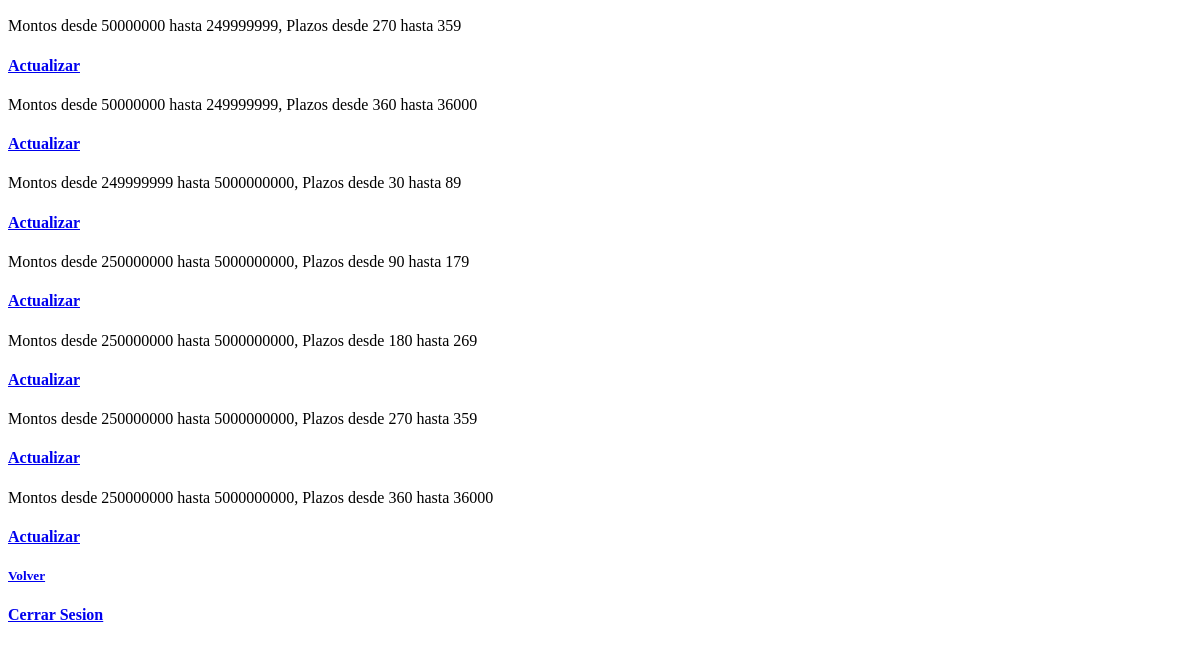
The app's page /cdats (signed in, lower part), older data.
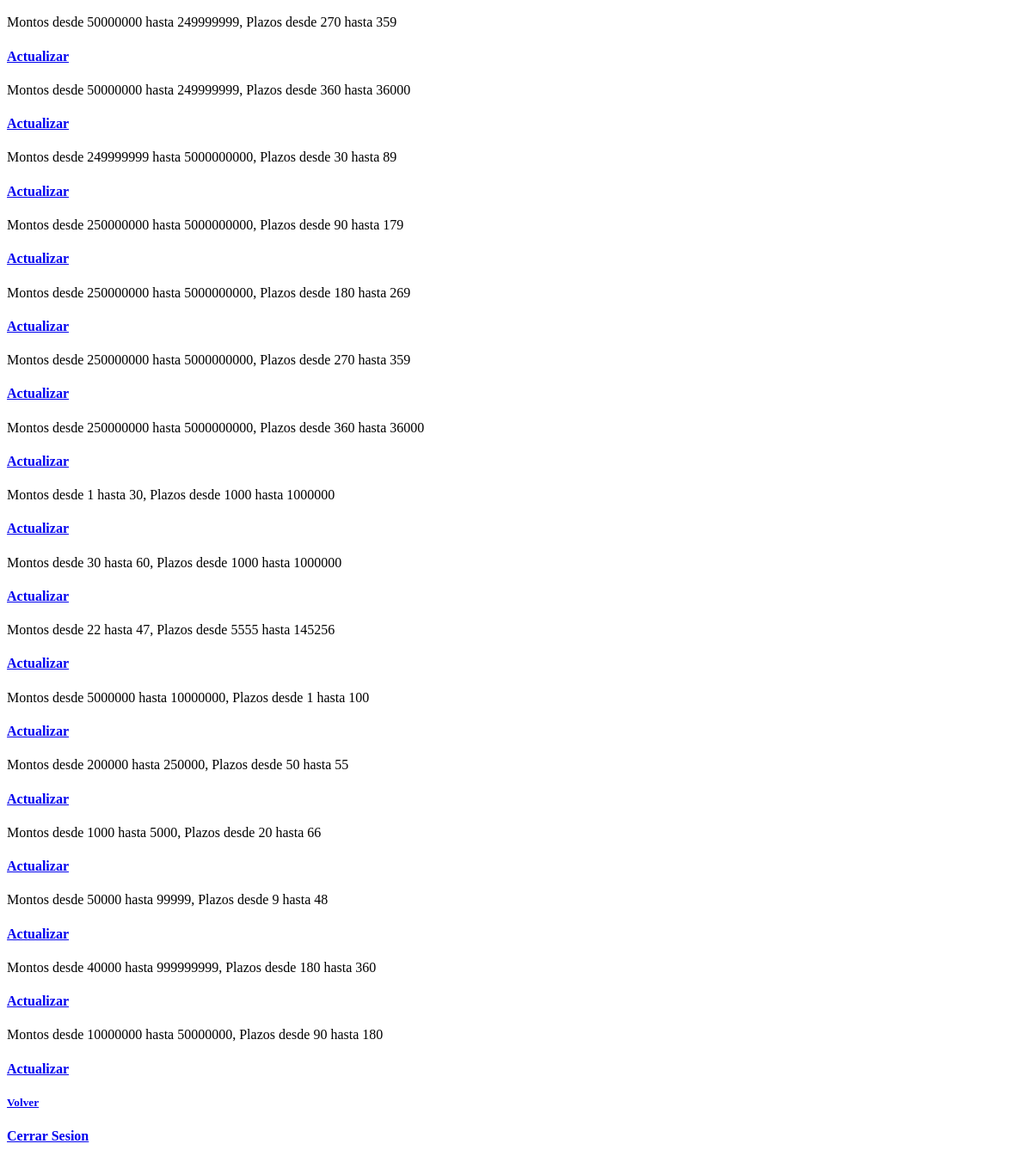
The same page, newer data.
### controls/models.py (models this page shows, shortened)
class TasasCDAT(models.Model):
    since = models.IntegerField()
    until = models.IntegerField()
    amountsince = models.IntegerField()
    amountuntil = models.IntegerField()
    tasa = models.FloatField(max_length=20)

### controls/views.py (the view)
# urls.py: path("cdats", views.Cdat, name="cdats"),
@login_required(login_url="login")
def Cdat(request):
    cdats = TasasCDAT.objects.all()
    return render(request, 'cdat.html', {'cdats': cdats})

### controls/templates/cdat.html (shortened to what this page needs)
{% extends 'layout.html' %}
{% block content %}
    <div>
        {% for cdat in cdats %}
            <div>
                <p>Montos desde {{ cdat.since }} hasta {{ cdat.until }}, Plazos desde {{ cdat.amountsince }} hasta {{ cdat.amountuntil }} </p>
                <a href="{% url 'getcdat' cdat.id %}"><h4>Actualizar</h4></a>
            </div>
        {% endfor %}
    </div>
    <div>
        <a href="{% url 'admin' %}"><h5>Volver</h5></a>
        <a href="{% url 'user-logout' %}"><h4>Cerrar Sesion</h4></a>
    </div>
{% endblock %}

### controls/templates/layout.html (shortened to what this page needs)
<!DOCTYPE html>
<html lang="es">
<head>
</head>
<body>
    {% block content %}
    {% endblock %}
</body>
</html>

Row changes from the older to the newer data that the page shows:
added TasasCDAT: since "1", until "30", amountsince "1000", amountuntil "1000000"
added TasasCDAT: since "30", until "60", amountsince "1000", amountuntil "1000000"
added TasasCDAT: since "22", until "47", amountsince "5555", amountuntil "145256"
added TasasCDAT: since "5000000", until "10000000", amountsince "1", amountuntil "100"
added TasasCDAT: since "200000", until "250000", amountsince "50", amountuntil "55"
added TasasCDAT: since "1000", until "5000", amountsince "20", amountuntil "66"
added TasasCDAT: since "50000", until "99999", amountsince "9", amountuntil "48"
added TasasCDAT: since "40000", until "999999999", amountsince "180", amountuntil "360"
added TasasCDAT: since "10000000", until "50000000", amountsince "90", amountuntil "180"
